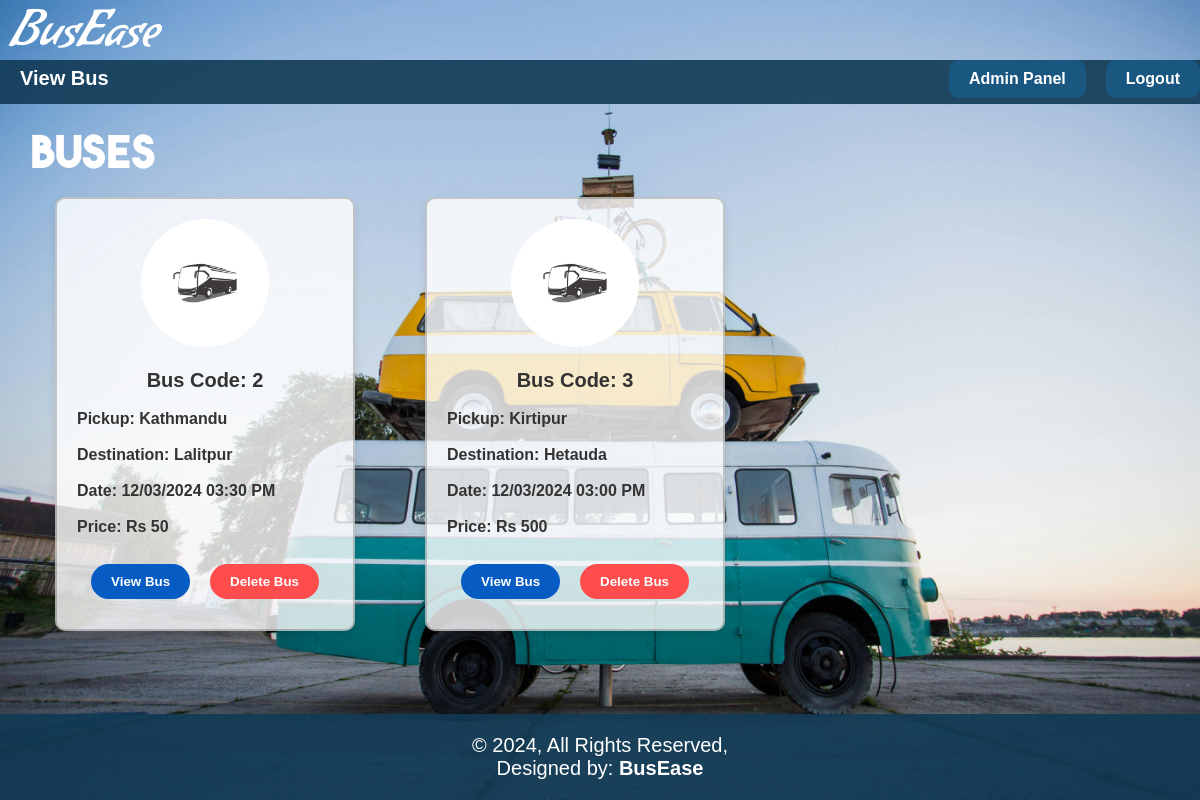
Page /php/viewbus.php (signed in) on the committed database.
### tables this page shows
CREATE TABLE `bus_info` (
  `bus_id` int(255) NOT NULL,
  `pickup` varchar(255) NOT NULL,
  `destination` varchar(255) NOT NULL,
  `date` datetime(6) NOT NULL,
  `price` int(255) NOT NULL
);

### php/viewbus.php (the view, shortened to what this page needs)
<?php
include("connect.php");
?>
<!DOCTYPE html>
<html lang="en">
<head>
    <link rel="stylesheet" href="../css/view.css">
</head>
<body>
    <div class="wrapper">
        <div class="header">
            <div class="logo">
                <a href="homepage.html">BusEase</a>
            </div>
        </div>
        <div class="nav">
            <h1>View Bus</h1>
            <div class="nav2">
                <ul>
                    <li><a class="l_button" href="admin.php">Admin Panel</a></li>
                    <li><a class="l_button" href="logout.php">Logout</a></li>
                </ul>
            </div>
        </div>
        <div class="container">
            <h1>Buses</h1>
            <br>
            <div class="grid">
                <?php
                $query = "SELECT bus_id, pickup, destination, date, price FROM bus_info;";
                $result = mysqli_query($conn, $query);
                if ($result) {
                    if (mysqli_num_rows($result) > 0) {
                        while ($row = mysqli_fetch_assoc($result)) {
                            $formattedDateTime = date('m/d/Y h:i A', strtotime($row['date']));
                            ?>
                            <div style="text-align: center; font-weight: bold" class="dis">
                                <div class="userimagecontainer">
                                    <img src="../Pictures/buslogopfp.png" alt="pfp" style="width: 50%">
                                </div>
                                <br>
                                <label for="bus_id" style='text-align:center; font-size: 20px;'>Bus Code:
                                    <?php echo $row['bus_id']; ?></label>
                                <br>
                                <label for="pickup_point">Pickup: <?php echo $row['pickup']; ?></label>
                                <br>
                                <label for="destination_point">Destination: <?php echo $row['destination']; ?></label>
                                <br>
                                <label for="date">Date: <?php echo $formattedDateTime; ?></label>
                                <br>
                                <label for="price">Price: Rs <?php echo $row['price']; ?></label>
                                <br>
                                <div class="divide_button">
                                    <form method="post" action="ViewBookedSeatsByAdmin.php">
                                        <button type="submit" class="cancel_button" style="background-color: #075cc3;"
                                            onmouseover="this.style.backgroundColor='#0772f4'"
                                            onmouseout="this.style.backgroundColor='#075cc3';">View Bus</button>
                                    </form>
                                    <form method="post" action="deletebus.php">
                                        <button type="submit" class="cancel_button">Delete Bus</button>
                                    </form>
                                </div>
                            </div>
                            <?php
                        }
                    } else {
                        echo "<p style='font-size:25px; margin:0px; color:red; font-weight: bold;''>No buses found</p>";
                    }
                } else {
                    echo "<p style='text-align: center;'>Error fetching data: " . mysqli_error($conn) . "</p>";
                }
                ?>
            </div>
        </div>
        <div class="footer">
            <p>&copy; 2024, All Rights Reserved,<br>Designed by: <b>BusEase</b></p>
        </div>
    </div>
</body>
</html>

### css/view.css (style rules this page uses)
* { padding: 0px; margin: 0px; box-sizing: border-box; }
body { background-image: url(../Pictures/background_image_for_admin.jpg); background-repeat: no-repeat; background-attachment: fixed; background-size: cover; font-family: "Titillium Web", Arial, Helvetica; display: flex; flex-direction: column; height: 100vh; }
.wrapper { width: 100%; margin: 0 auto; flex-grow: 1; display: flex; flex-direction: column; }
.header { display: flex; vertical-align: middle; width: 100%; height: 60px; }
.logo { padding-left: 10px; float: left; }
.logo a { text-decoration: none; color: #ffffff; font-size: 50px; font-family: font; }
.nav { background-color: rgba(17 ,58, 85,0.9); width: 100%; height: 44px; }
.nav h1 { margin: 0; padding: 7px 20px; float: left; color: #fff; font-size: 20px; }
.nav2 ul { margin: 0; padding: 0; list-style: none; float: right; }
.nav2 ul li { display: inline; }
.nav2 ul li a { margin-left: 20px; background-color: #195780; border: none; color: #fff; text-decoration: none; padding: 9.8px 20px; float: left; font-weight: bold; border-radius: 10px; }
.container { display: flex; flex-direction: column; padding: 30px; flex-grow: 1; }
.container h1 { color: rgb(255, 255, 255); font-family: myfont; text-transform: uppercase; margin-bottom: 0px; font-size: 45px; }
.grid { padding-left: 25px; display: flex; flex-wrap: wrap; gap: 70px; }
.dis { width: 300px; padding: 20px; border: 2px solid rgba(0, 0, 0, 0.2); background-color: rgba(255, 255, 255, 0.8); box-shadow: 0px 4px 8px rgba(0, 0, 0, 0.1); border-radius: 10px; transition: transform 0.3s, box-shadow 0.3s; }
.dis label { text-align: left; font-weight: bold; display: block; font-size: 16px; color: #333; }
button.cancel_button { display: block; margin: 10px auto; padding: 10px 20px; background-color: #ff4d4d; color: white; border: none; border-radius: 20px; cursor: pointer; font-weight: bold; transition: background-color 0.3s, transform 0.3s; }
.footer { margin-top: 35px; width: 100%; padding-top: 20px; padding-bottom: 20px; background-color:rgba(17 ,58, 85,0.9); }
.footer p { margin: 0; padding: 0; color: #fff; text-align: center; font-size: 20px; }
.divide_button { display: flex; justify-content: center; gap: 20px; }

### rows in the picture
bus_info: bus_id "2", pickup "Kathmandu", destination "Lalitpur", date "12/03/2024 03:30 PM", price "50"
bus_info: bus_id "3", pickup "Kirtipur", destination "Hetauda", date "12/03/2024 03:00 PM", price "500"
